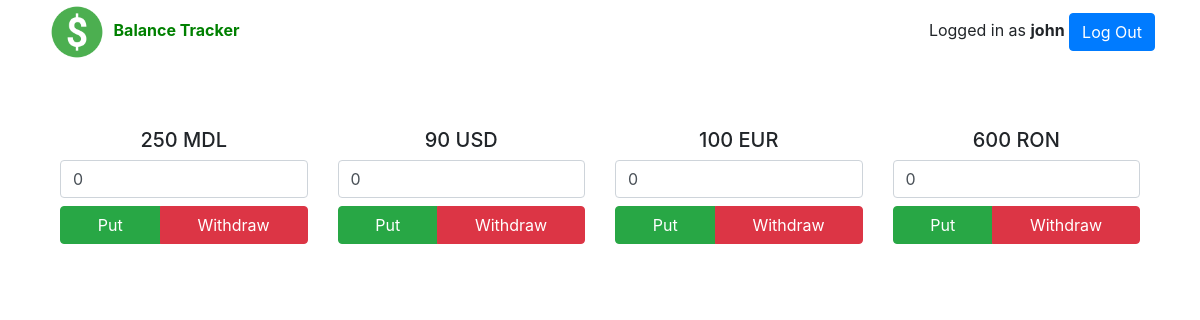
The app's page /userpage/ (signed in) with its own data.
### apps/tracker/models.py (models this page shows, shortened)
class UserBalance(models.Model):
    user = models.OneToOneField(User, on_delete=models.CASCADE)
    mdl = models.IntegerField(default=0)
    eur = models.IntegerField(default=0)
    usd = models.IntegerField(default=0)
    ron = models.IntegerField(default=0)

### apps/tracker/views.py (the view)
# urls.py: path('userpage/', views.userPage, name='userPage'),
@login_required
def userPage(request):
    if request.method == "POST":
        user_balance = UserBalance.objects.get(user=request.user)
        if request.POST.get('updateBalance') == 'putMdl':
            user_balance.mdl += int(request.POST.get('amount'))
        elif request.POST.get('updateBalance') == 'withdrawMdl':
            user_balance.mdl -= int(request.POST.get('amount'))
        elif request.POST.get('updateBalance') == 'putUsd':
            user_balance.usd += int(request.POST.get('amount'))
        elif request.POST.get('updateBalance') == 'withdrawUsd':
            user_balance.usd -= int(request.POST.get('amount'))
        elif request.POST.get('updateBalance') == 'putEur':
            user_balance.eur += int(request.POST.get('amount'))
        elif request.POST.get('updateBalance') == 'withdrawEur':
            user_balance.eur -= int(request.POST.get('amount'))
        elif request.POST.get('updateBalance') == 'putRon':
            user_balance.ron += int(request.POST.get('amount'))
        elif request.POST.get('updateBalance') == 'withdrawRon':
            user_balance.ron -= int(request.POST.get('amount'))
        user_balance.save()
        return redirect('userPage')
    else:
        user_balance = UserBalance.objects.get(user=request.user)
        context = {'user_balance': user_balance}
        return render(request, 'tracker/userpage.html', context)

### apps/tracker/templates/tracker/userpage.html (shortened to what this page needs)
{% extends 'tracker/base.html' %}
{% block content %}
  <div class="row mt-5">
    <div class="col-md-3 col-sm-6 mt-3">
      <form id="ronForm" method="POST">
        <h5>{{ user_balance.mdl }} MDL</h5>
        <input type="number" class="form-control" name="amount" value=0>
        <div class="btn-group w-100 mt-2" role="group" aria-label="Basic example">
          <button type="submit" class="btn btn-success" name="updateBalance" value="putMdl">Put</button>
          <button type="submit" class="btn btn-danger" name="updateBalance" value="withdrawMdl">Withdraw</button>
        </div>
      </form>
    </div>
    <div class="col-md-3 col-sm-6 mt-3">
      <form id="ronForm" method="POST">
        <h5>{{ user_balance.usd }} USD</h5>
        <input type="number" class="form-control" name="amount" value=0>
        <div class="btn-group w-100 mt-2" role="group" aria-label="Basic example">
          <button type="submit" class="btn btn-success" name="updateBalance" value="putUsd">Put</button>
          <button type="submit" class="btn btn-danger" name="updateBalance" value="withdrawUsd">Withdraw</button>
        </div>
      </form>
    </div>
    <div class="col-md-3 col-sm-6 mt-3">
      <form id="ronForm" method="POST">
        <h5>{{ user_balance.eur }} EUR</h5>
        <input type="number" class="form-control" name="amount" value=0>
        <div class="btn-group w-100 mt-2" role="group" aria-label="Basic example">
          <button type="submit" class="btn btn-success" name="updateBalance" value="putEur">Put</button>
          <button type="submit" class="btn btn-danger" name="updateBalance" value="withdrawEur">Withdraw</button>
        </div>
      </form>
    </div>
    <div class="col-md-3 col-sm-6 mt-3">
      <form id="ronForm" method="POST">
        <h5>{{ user_balance.ron }} RON</h5>
        <input type="number" class="form-control" name="amount" value=0>
        <div class="btn-group w-100 mt-2" role="group" aria-label="Basic example">
          <button type="submit" class="btn btn-success" name="updateBalance" value="putRon">Put</button>
          <button type="submit" class="btn btn-danger" name="updateBalance" value="withdrawRon">Withdraw</button>
        </div>
      </form>
    </div>
  </div>
{% endblock %}

### apps/tracker/templates/tracker/base.html (shortened to what this page needs)
{% load static %}
<!DOCTYPE html>
<html lang="en" dir="ltr">
  <head>
    <link rel="stylesheet" href="{% static 'tracker/bootstrap.min.css' %}">
    <link rel="stylesheet" href="{% static 'tracker/myStyle.css' %}">
  </head>
  <body>
    <div class="container">
      <div class="row align-items-center">
        <div class="col-3">
          <a href="{% url 'home' %}">
            <img src="{% static 'tracker/myMoney.png' %}" alt="a lock picture" width=64 height=64>
            <span id="proj_name">Balance Tracker</span>
          </a>
        </div>
        {% if user.is_authenticated %}
        <div class="col-3 text-right offset-6">
          <form action="{% url 'logOutUser' %}" method="POST">
            <label for="logOut">Logged in as <b>{{ user.username }}</b></label>
            <button name="logOut" type="submit" class="btn btn-primary">Log Out</button>
          </form>
        </div>
        {% endif %}
      </div>
    <div class="container text-center">
      {% block content %}{% endblock %}
    </div>
  </body>
</html>

### apps/tracker/static/tracker/myStyle.css (style rules this page uses)
#proj_name { font-weight: bold; color: green; }

### records on screen
UserBalance: mdl "250", usd "90", eur "100", ron "600"

### other values on screen
{{ user.username }} "john"
